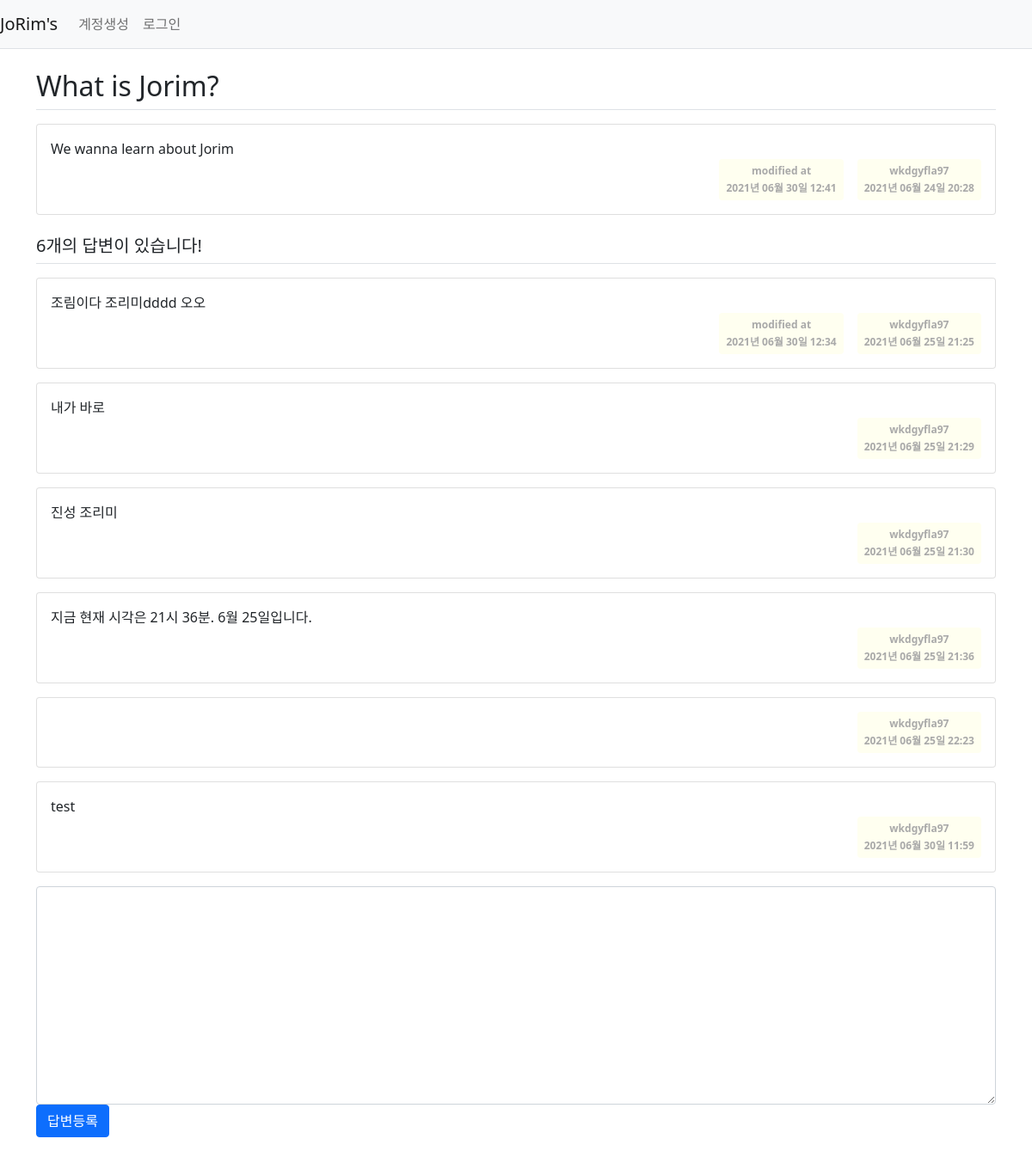
The app's page /question/detail/1/ with its own data.
### pybo/models.py (models this page shows)
class Question(db.Model):
    id = db.Column(db.Integer, primary_key=True)
    subject = db.Column(db.String(200), nullable=False)
    content = db.Column(db.Text(), nullable=False)
    create_date = db.Column(db.DateTime(), nullable=False)
    user_id = db.Column(db.Integer, db.ForeignKey('user.id', ondelete='CASCADE'), nullable=False)
    user = db.relationship('User', backref=db.backref('question_set'))
    modify_date = db.Column(db.DateTime(), nullable=True)

class User(db.Model):
    id = db.Column(db.Integer, primary_key=True)
    username = db.Column(db.String(150), unique=True, nullable=False)
    password = db.Column(db.String(200), nullable=False)
    email = db.Column(db.String(120), unique=True, nullable=False)

class Answer(db.Model):
    id = db.Column(db.Integer, primary_key=True)
    question_id = db.Column(db.Integer, db.ForeignKey('question.id', ondelete='CASCADE'))
    question = db.relationship('Question', backref=db.backref('answer_set', ))
    content = db.Column(db.Text(), nullable=False)
    create_date = db.Column(db.DateTime(), nullable=False)
    user_id = db.Column(db.Integer, db.ForeignKey('user.id', ondelete='CASCADE'), nullable=False)
    user = db.relationship('User', backref=db.backref('answer_set'))
    modify_date = db.Column(db.DateTime(), nullable=True)

### pybo/views/question_views.py (the view)
@bp.route('/detail/<int:question_id>/')
def detail(question_id):
    form = AnswerForm()
    question = Question.query.get_or_404(question_id)
    return render_template('question/question_detail.html', question=question, form=form)

### pybo/forms.py
class AnswerForm(FlaskForm):
    content = TextAreaField('내용', validators=[DataRequired('답글도 내용 좀 적어주셈')])

### pybo/filter.py (called while the page is built)
def format_datetime(value, fmt='%Y년 %m월 %d일 %H:%M'):
    return value.strftime(fmt)

### pybo/views/auth_views.py (called while the page is built)
@bp.before_app_request
def load_logged_in_user():
    user_id = session.get('user_id')
    if user_id is None:
        g.user = None
    else:
        g.user = User.query.get(user_id)

### pybo/templates/question/question_detail.html (shortened to what this page needs)
{% extends 'base.html' %}
{% block content %}
<div class="container my-3">
  <h2 class="border-bottom py-2">{{ question.subject }}</h2>
  <div class="card my-3">
    <div class="card-body">
      <div class="card-text" style="white-space: pre-line;">{{ question.content }}</div>
      <div class="d-flex justify-content-end">
        {% if question.modify_date %}
        <div class="badge badge-light p-2 text-left mx-3" style="color: darkgray; background-color: #FFFFF0;">
          <div class="mb-2">modified at</div>
          <div>{{ question.modify_date|datetime }}</div>
        </div>
        {% endif %}
        <div class="badge badge-light p-2 text-left" style="color: darkgray; background-color: #FFFFF0;">
          <div class="mb-2">{{ question.user.username }}</div>
          <div>{{ question.create_date|datetime }}</div>
        </div>
      </div>
    </div>
  </div>
  <h5 class="border-bottom my-3 py-2">{{ question.answer_set|length }}개의 답변이 있습니다!</h5>
  {% for answer in question.answer_set %}
  <div class="card my-3">
    <div class="card-body">
      <div class="card-text" style="white-space: pre-line;">{{ answer.content }}</div>
      <div class="d-flex justify-content-end">
        {% if answer.modify_date %}
        <div class="badge badge-light p-2 text-left mx-3" style="color: darkgray; background-color: #FFFFF0;">
          <div class="mb-2">modified at</div>
          <div>{{ answer.modify_date|datetime }}</div>
        </div>
        {% endif %}
        <div class="badge badge-light p-2 text-left" style="color: darkgray; background-color: #FFFFF0;">
          <div class="mb-2">{{ answer.user.username}}</div>
          <div>{{ answer.create_date|datetime }}</div>
        </div>
      </div>
    </div>
  </div>
  {% endfor %}
  <form action="{{ url_for('answer.create', question_id=question.id) }}" method="post" class="my-3">
    <div class="form-group">
      <textarea name="content" id="content" class="form-control" rows="10"></textarea>
    </div>
    <input type="submit" value="답변등록" class="btn btn-primary">
  </form>
</div>
{% endblock %}

### pybo/templates/base.html (shortened to what this page needs)
<!DOCTYPE html>
<html lang="ko">
<head>
    <link rel="stylesheet" href="{{ url_for('static', filename='bootstrap.min.css') }}">
    <link rel="stylesheet" href="{{ url_for('static', filename='style.css') }}">
</head>
<body>
{% include "navbar.html" %}
{% block content %}
{% endblock %}
</body>
</html>

### pybo/templates/navbar.html (shortened to what this page needs)
<nav class="navbar navbar-expand-lg navbar-light bg-light border-bottom">
  <a class="navbar-brand" href="{{ url_for('main.index') }}">JoRim's</a>
  <div class="collapse navbar-collapse flex-grow-0" id="navbarNav">
    {% if g.user %}
    <ul class="nav-item">
      <li class="nav-item">
        <a class="nav-link" href="{{ url_for('auth.logout') }}">{{ g.user.username }} (로그아웃)</a>
      </li>
    </ul>
    {% else %}
    <ul class="navbar-nav">
      <li class="nav-item">
        <a class="nav-link" href="{{ url_for('auth.signup') }}">계정생성</a>
      </li>
      <li class="nav-item">
        <a class="nav-link" href="{{ url_for('auth.login') }}">로그인</a>
      </li>
    </ul>
    {% endif %}
  </div>
</nav>

### records on screen
Question: subject "What is Jorim?", content "We wanna learn about Jorim", modify_date "2021년 06월 30일 12:41", create_date "2021년 06월 24일 20:28"
User: user.username "wkdgyfla97"
Answer: content "조림이다 조리미dddd 오오", modify_date "2021년 06월 30일 12:34", user.username "wkdgyfla97", create_date "2021년 06월 25일 21:25"
Answer: content "내가 바로", user.username "wkdgyfla97", create_date "2021년 06월 25일 21:29"
Answer: content "진성 조리미", user.username "wkdgyfla97", create_date "2021년 06월 25일 21:30"
Answer: content "지금 현재 시각은 21시 36분. 6월 25일입니다.", user.username "wkdgyfla97", create_date "2021년 06월 25일 21:36"
Answer: user.username "wkdgyfla97", create_date "2021년 06월 25일 22:23"
Answer: content "test", user.username "wkdgyfla97", create_date "2021년 06월 30일 11:59"

### other values on screen
{{ question.answer_set|length }} "6"
